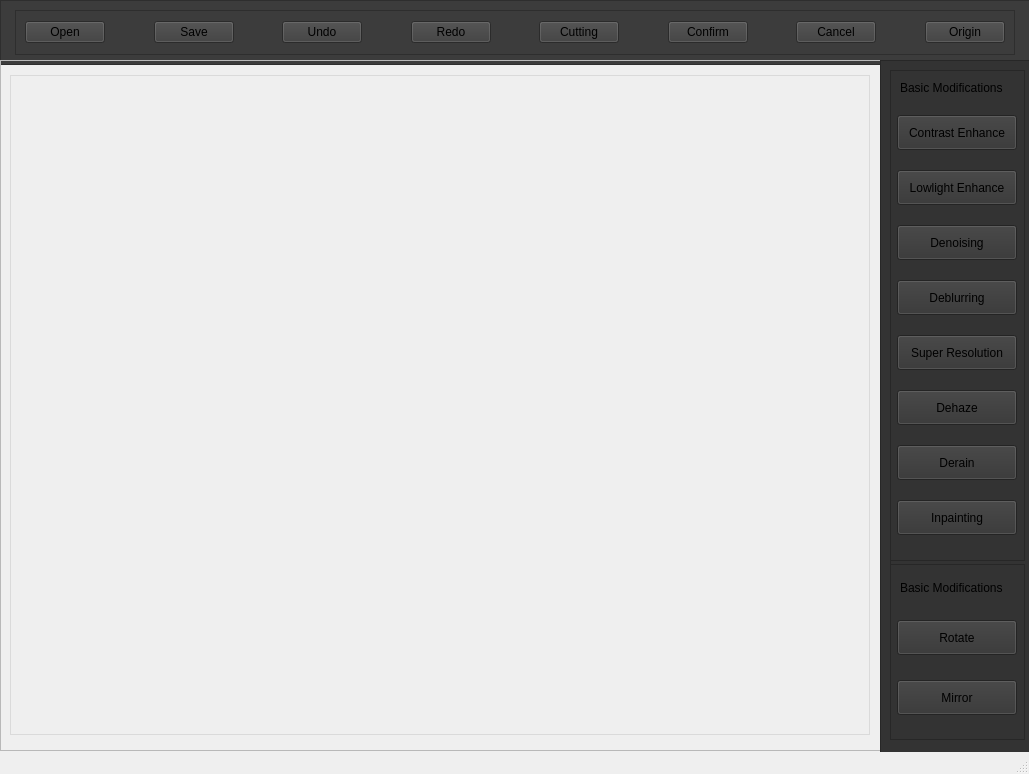
<?xml version="1.0" encoding="UTF-8"?>
<ui version="4.0">
 <class>MainWindow</class>
 <widget class="QMainWindow" name="MainWindow">
  <property name="geometry">
   <rect>
    <x>0</x>
    <y>0</y>
    <width>1029</width>
    <height>774</height>
   </rect>
  </property>
  <property name="minimumSize">
   <size>
    <width>1029</width>
    <height>774</height>
   </size>
  </property>
  <property name="windowTitle">
   <string>MainWindow</string>
  </property>
  <widget class="QWidget" name="centralwidget">
   <widget class="QFrame" name="title">
    <property name="geometry">
     <rect>
      <x>0</x>
      <y>0</y>
      <width>1031</width>
      <height>65</height>
     </rect>
    </property>
    <property name="minimumSize">
     <size>
      <width>0</width>
      <height>65</height>
     </size>
    </property>
    <property name="maximumSize">
     <size>
      <width>188888</width>
      <height>55</height>
     </size>
    </property>
    <property name="styleSheet">
     <string notr="true">background: rgb(60, 60, 60)</string>
    </property>
    <property name="frameShape">
     <enum>QFrame::StyledPanel</enum>
    </property>
    <property name="frameShadow">
     <enum>QFrame::Raised</enum>
    </property>
    <layout class="QHBoxLayout" name="horizontalLayout_4">
     <item>
      <widget class="QFrame" name="operation">
       <property name="minimumSize">
        <size>
         <width>1000</width>
         <height>39</height>
        </size>
       </property>
       <property name="maximumSize">
        <size>
         <width>800</width>
         <height>45</height>
        </size>
       </property>
       <property name="layoutDirection">
        <enum>Qt::LeftToRight</enum>
       </property>
       <property name="frameShape">
        <enum>QFrame::StyledPanel</enum>
       </property>
       <property name="frameShadow">
        <enum>QFrame::Raised</enum>
       </property>
       <layout class="QHBoxLayout" name="horizontalLayout_3">
        <item>
         <widget class="QPushButton" name="btn_open">
          <property name="minimumSize">
           <size>
            <width>80</width>
            <height>0</height>
           </size>
          </property>
          <property name="maximumSize">
           <size>
            <width>80</width>
            <height>16777215</height>
           </size>
          </property>
          <property name="text">
           <string>Open</string>
          </property>
         </widget>
        </item>
        <item>
         <spacer name="horizontalSpacer">
          <property name="orientation">
           <enum>Qt::Horizontal</enum>
          </property>
          <property name="sizeHint" stdset="0">
           <size>
            <width>10</width>
            <height>20</height>
           </size>
          </property>
         </spacer>
        </item>
        <item>
         <widget class="QPushButton" name="btn_save">
          <property name="minimumSize">
           <size>
            <width>80</width>
            <height>0</height>
           </size>
          </property>
          <property name="maximumSize">
           <size>
            <width>80</width>
            <height>16777215</height>
           </size>
          </property>
          <property name="text">
           <string>Save</string>
          </property>
         </widget>
        </item>
        <item>
         <spacer name="horizontalSpacer_2">
          <property name="orientation">
           <enum>Qt::Horizontal</enum>
          </property>
          <property name="sizeHint" stdset="0">
           <size>
            <width>10</width>
            <height>20</height>
           </size>
          </property>
         </spacer>
        </item>
        <item>
         <widget class="QPushButton" name="btn_undo">
          <property name="minimumSize">
           <size>
            <width>80</width>
            <height>0</height>
           </size>
          </property>
          <property name="maximumSize">
           <size>
            <width>80</width>
            <height>16777215</height>
           </size>
          </property>
          <property name="text">
           <string>Undo</string>
          </property>
         </widget>
        </item>
        <item>
         <spacer name="horizontalSpacer_5">
          <property name="orientation">
           <enum>Qt::Horizontal</enum>
          </property>
          <property name="sizeHint" stdset="0">
           <size>
            <width>10</width>
            <height>20</height>
           </size>
          </property>
         </spacer>
        </item>
        <item>
         <widget class="QPushButton" name="btn_redo">
          <property name="text">
           <string>Redo</string>
          </property>
         </widget>
        </item>
        <item>
         <spacer name="horizontalSpacer_6">
          <property name="orientation">
           <enum>Qt::Horizontal</enum>
          </property>
          <property name="sizeHint" stdset="0">
           <size>
            <width>10</width>
            <height>20</height>
           </size>
          </property>
         </spacer>
        </item>
        <item>
         <widget class="QPushButton" name="btn_cutting">
          <property name="minimumSize">
           <size>
            <width>80</width>
            <height>0</height>
           </size>
          </property>
          <property name="maximumSize">
           <size>
            <width>80</width>
            <height>16777215</height>
           </size>
          </property>
          <property name="text">
           <string>Cutting</string>
          </property>
         </widget>
        </item>
        <item>
         <spacer name="horizontalSpacer_3">
          <property name="orientation">
           <enum>Qt::Horizontal</enum>
          </property>
          <property name="sizeHint" stdset="0">
           <size>
            <width>10</width>
            <height>20</height>
           </size>
          </property>
         </spacer>
        </item>
        <item>
         <widget class="QPushButton" name="btn_confirm">
          <property name="minimumSize">
           <size>
            <width>80</width>
            <height>0</height>
           </size>
          </property>
          <property name="maximumSize">
           <size>
            <width>80</width>
            <height>16777215</height>
           </size>
          </property>
          <property name="text">
           <string>Confirm</string>
          </property>
         </widget>
        </item>
        <item>
         <spacer name="horizontalSpacer_4">
          <property name="orientation">
           <enum>Qt::Horizontal</enum>
          </property>
          <property name="sizeHint" stdset="0">
           <size>
            <width>10</width>
            <height>20</height>
           </size>
          </property>
         </spacer>
        </item>
        <item>
         <widget class="QPushButton" name="btn_cancel">
          <property name="minimumSize">
           <size>
            <width>80</width>
            <height>0</height>
           </size>
          </property>
          <property name="maximumSize">
           <size>
            <width>80</width>
            <height>16777215</height>
           </size>
          </property>
          <property name="text">
           <string>Cancel</string>
          </property>
         </widget>
        </item>
        <item>
         <spacer name="horizontalSpacer_11">
          <property name="orientation">
           <enum>Qt::Horizontal</enum>
          </property>
          <property name="sizeHint" stdset="0">
           <size>
            <width>10</width>
            <height>20</height>
           </size>
          </property>
         </spacer>
        </item>
        <item>
         <widget class="QPushButton" name="btn_origin">
          <property name="minimumSize">
           <size>
            <width>80</width>
            <height>0</height>
           </size>
          </property>
          <property name="maximumSize">
           <size>
            <width>80</width>
            <height>16777215</height>
           </size>
          </property>
          <property name="text">
           <string>Origin</string>
          </property>
         </widget>
        </item>
       </layout>
      </widget>
     </item>
    </layout>
   </widget>
   <widget class="QFrame" name="frame_3">
    <property name="geometry">
     <rect>
      <x>0</x>
      <y>60</y>
      <width>881</width>
      <height>691</height>
     </rect>
    </property>
    <property name="frameShape">
     <enum>QFrame::StyledPanel</enum>
    </property>
    <property name="frameShadow">
     <enum>QFrame::Raised</enum>
    </property>
    <layout class="QGridLayout" name="gridLayout">
     <item row="1" column="0">
      <widget class="QLabel" name="img_panel">
       <property name="minimumSize">
        <size>
         <width>860</width>
         <height>660</height>
        </size>
       </property>
       <property name="maximumSize">
        <size>
         <width>860</width>
         <height>660</height>
        </size>
       </property>
       <property name="styleSheet">
        <string notr="true">border-width: 1px;border-style: solid;border-color: rgb(218, 218, 218)</string>
       </property>
       <property name="text">
        <string/>
       </property>
      </widget>
     </item>
    </layout>
   </widget>
   <widget class="QFrame" name="frame_5">
    <property name="geometry">
     <rect>
      <x>880</x>
      <y>60</y>
      <width>150</width>
      <height>704</height>
     </rect>
    </property>
    <property name="minimumSize">
     <size>
      <width>150</width>
      <height>0</height>
     </size>
    </property>
    <property name="maximumSize">
     <size>
      <width>150</width>
      <height>16777215</height>
     </size>
    </property>
    <property name="styleSheet">
     <string notr="true">background: rgb(51, 51, 51)</string>
    </property>
    <property name="frameShape">
     <enum>QFrame::StyledPanel</enum>
    </property>
    <property name="frameShadow">
     <enum>QFrame::Raised</enum>
    </property>
    <widget class="QFrame" name="frame_6">
     <property name="geometry">
      <rect>
       <x>10</x>
       <y>10</y>
       <width>135</width>
       <height>670</height>
      </rect>
     </property>
     <property name="minimumSize">
      <size>
       <width>135</width>
       <height>670</height>
      </size>
     </property>
     <property name="maximumSize">
      <size>
       <width>135</width>
       <height>670</height>
      </size>
     </property>
     <property name="frameShape">
      <enum>QFrame::StyledPanel</enum>
     </property>
     <property name="frameShadow">
      <enum>QFrame::Raised</enum>
     </property>
     <widget class="QPushButton" name="btn_contrast">
      <property name="geometry">
       <rect>
        <x>7</x>
        <y>45</y>
        <width>120</width>
        <height>35</height>
       </rect>
      </property>
      <property name="minimumSize">
       <size>
        <width>120</width>
        <height>35</height>
       </size>
      </property>
      <property name="maximumSize">
       <size>
        <width>120</width>
        <height>35</height>
       </size>
      </property>
      <property name="text">
       <string>Contrast Enhance</string>
      </property>
     </widget>
     <widget class="QPushButton" name="btn_lol">
      <property name="geometry">
       <rect>
        <x>7</x>
        <y>100</y>
        <width>120</width>
        <height>35</height>
       </rect>
      </property>
      <property name="minimumSize">
       <size>
        <width>120</width>
        <height>35</height>
       </size>
      </property>
      <property name="maximumSize">
       <size>
        <width>120</width>
        <height>35</height>
       </size>
      </property>
      <property name="text">
       <string>Lowlight Enhance</string>
      </property>
     </widget>
     <widget class="QPushButton" name="btn_sr">
      <property name="geometry">
       <rect>
        <x>7</x>
        <y>265</y>
        <width>120</width>
        <height>35</height>
       </rect>
      </property>
      <property name="minimumSize">
       <size>
        <width>120</width>
        <height>35</height>
       </size>
      </property>
      <property name="maximumSize">
       <size>
        <width>120</width>
        <height>35</height>
       </size>
      </property>
      <property name="text">
       <string>Super Resolution</string>
      </property>
     </widget>
     <widget class="QPushButton" name="btn_denoise">
      <property name="geometry">
       <rect>
        <x>7</x>
        <y>155</y>
        <width>120</width>
        <height>35</height>
       </rect>
      </property>
      <property name="minimumSize">
       <size>
        <width>120</width>
        <height>35</height>
       </size>
      </property>
      <property name="maximumSize">
       <size>
        <width>120</width>
        <height>35</height>
       </size>
      </property>
      <property name="text">
       <string>Denoising</string>
      </property>
     </widget>
     <widget class="QPushButton" name="btn_deblur">
      <property name="geometry">
       <rect>
        <x>7</x>
        <y>210</y>
        <width>120</width>
        <height>35</height>
       </rect>
      </property>
      <property name="minimumSize">
       <size>
        <width>120</width>
        <height>35</height>
       </size>
      </property>
      <property name="maximumSize">
       <size>
        <width>120</width>
        <height>35</height>
       </size>
      </property>
      <property name="text">
       <string>Deblurring</string>
      </property>
     </widget>
     <widget class="QPushButton" name="btn_dehaze">
      <property name="geometry">
       <rect>
        <x>7</x>
        <y>320</y>
        <width>120</width>
        <height>35</height>
       </rect>
      </property>
      <property name="minimumSize">
       <size>
        <width>120</width>
        <height>35</height>
       </size>
      </property>
      <property name="maximumSize">
       <size>
        <width>120</width>
        <height>35</height>
       </size>
      </property>
      <property name="text">
       <string>Dehaze</string>
      </property>
     </widget>
     <widget class="QPushButton" name="btn_derain">
      <property name="geometry">
       <rect>
        <x>7</x>
        <y>375</y>
        <width>120</width>
        <height>35</height>
       </rect>
      </property>
      <property name="minimumSize">
       <size>
        <width>120</width>
        <height>35</height>
       </size>
      </property>
      <property name="maximumSize">
       <size>
        <width>120</width>
        <height>35</height>
       </size>
      </property>
      <property name="text">
       <string>Derain</string>
      </property>
     </widget>
     <widget class="QPushButton" name="btn_inpainting">
      <property name="geometry">
       <rect>
        <x>7</x>
        <y>430</y>
        <width>120</width>
        <height>35</height>
       </rect>
      </property>
      <property name="minimumSize">
       <size>
        <width>120</width>
        <height>35</height>
       </size>
      </property>
      <property name="maximumSize">
       <size>
        <width>120</width>
        <height>35</height>
       </size>
      </property>
      <property name="text">
       <string>Inpainting</string>
      </property>
     </widget>
     <widget class="QFrame" name="frame">
      <property name="geometry">
       <rect>
        <x>0</x>
        <y>490</y>
        <width>140</width>
        <height>5</height>
       </rect>
      </property>
      <property name="minimumSize">
       <size>
        <width>140</width>
        <height>5</height>
       </size>
      </property>
      <property name="maximumSize">
       <size>
        <width>16777215</width>
        <height>5</height>
       </size>
      </property>
      <property name="frameShape">
       <enum>QFrame::StyledPanel</enum>
      </property>
      <property name="frameShadow">
       <enum>QFrame::Raised</enum>
      </property>
     </widget>
     <widget class="QPushButton" name="btn_rotate">
      <property name="geometry">
       <rect>
        <x>7</x>
        <y>550</y>
        <width>120</width>
        <height>35</height>
       </rect>
      </property>
      <property name="minimumSize">
       <size>
        <width>120</width>
        <height>35</height>
       </size>
      </property>
      <property name="maximumSize">
       <size>
        <width>120</width>
        <height>35</height>
       </size>
      </property>
      <property name="text">
       <string>Rotate</string>
      </property>
     </widget>
     <widget class="QPushButton" name="btn_mirror">
      <property name="geometry">
       <rect>
        <x>7</x>
        <y>610</y>
        <width>120</width>
        <height>35</height>
       </rect>
      </property>
      <property name="minimumSize">
       <size>
        <width>120</width>
        <height>35</height>
       </size>
      </property>
      <property name="maximumSize">
       <size>
        <width>120</width>
        <height>35</height>
       </size>
      </property>
      <property name="text">
       <string>Mirror</string>
      </property>
     </widget>
     <widget class="QLabel" name="label">
      <property name="geometry">
       <rect>
        <x>10</x>
        <y>510</y>
        <width>120</width>
        <height>16</height>
       </rect>
      </property>
      <property name="minimumSize">
       <size>
        <width>120</width>
        <height>0</height>
       </size>
      </property>
      <property name="maximumSize">
       <size>
        <width>120</width>
        <height>16777215</height>
       </size>
      </property>
      <property name="text">
       <string>Basic Modifications</string>
      </property>
     </widget>
     <widget class="QLabel" name="label_2">
      <property name="geometry">
       <rect>
        <x>10</x>
        <y>10</y>
        <width>120</width>
        <height>16</height>
       </rect>
      </property>
      <property name="minimumSize">
       <size>
        <width>120</width>
        <height>0</height>
       </size>
      </property>
      <property name="maximumSize">
       <size>
        <width>120</width>
        <height>16777215</height>
       </size>
      </property>
      <property name="text">
       <string>Basic Modifications</string>
      </property>
     </widget>
    </widget>
   </widget>
  </widget>
  <widget class="QStatusBar" name="statusbar"/>
 </widget>
 <resources/>
 <connections/>
</ui>
